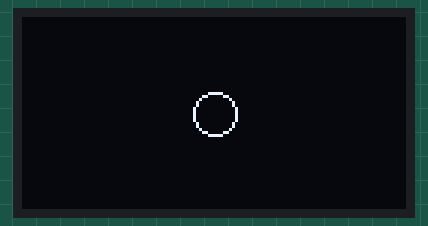
The sketch below on a simulated Arduino Uno, built with avr-gcc and run on an emulated ATmega328P. On the bench: 128×64 one-colour display.

Above: at 1.85 s.
At 2.68 s:
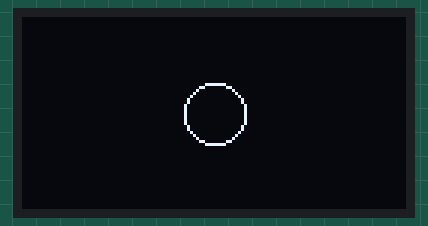
At 3.52 s:
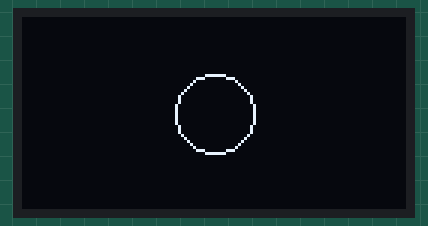
At 5.19 s:
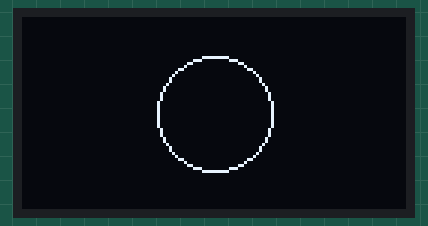
At 6.86 s:
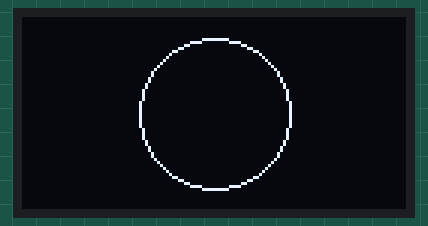
At 8.53 s:
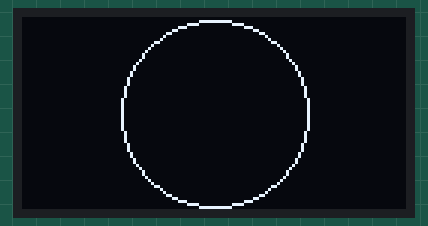

The sketch:

oled_128x64_3.ino
```cpp
#include <Wire.h>
#include <Adafruit_GFX.h>
#include <Adafruit_SSD1306.h>

#define ANCHO 128
#define ALTO 64

#define OLED_RESET 4
Adafruit_SSD1306 oled(ANCHO, ALTO, &Wire, OLED_RESET);

void setup() {
  Wire.begin();
  oled.begin(SSD1306_SWITCHCAPVCC, 0x3C);
}

void loop() {
  oled.clearDisplay();
  for(int i=1; i < oled.height()/2; i++) {
    oled.drawCircle(oled.width()/2, oled.height()/2, i, WHITE);
    oled.display();
    delay(250);
    oled.clearDisplay();
  }
}
```

Measured:
- by itself, everything shown: repeats every 8.6 s, in 31 steps
